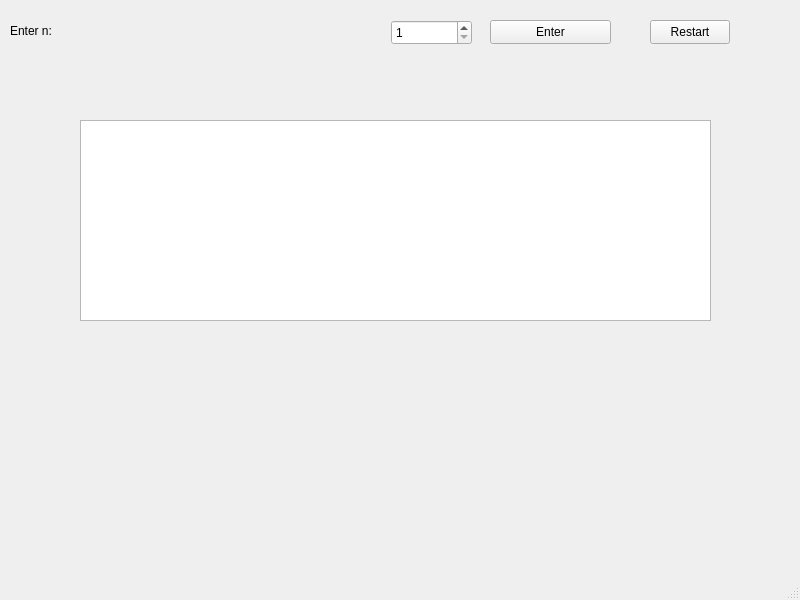
<?xml version="1.0" encoding="UTF-8"?>
<ui version="4.0">
 <class>MainWindow</class>
 <widget class="QMainWindow" name="MainWindow">
  <property name="geometry">
   <rect>
    <x>0</x>
    <y>0</y>
    <width>800</width>
    <height>600</height>
   </rect>
  </property>
  <property name="windowTitle">
   <string>MainWindow</string>
  </property>
  <widget class="QWidget" name="centralwidget">
   <widget class="QSpinBox" name="spinBox">
    <property name="geometry">
     <rect>
      <x>391</x>
      <y>20</y>
      <width>81</width>
      <height>25</height>
     </rect>
    </property>
    <property name="minimum">
     <number>1</number>
    </property>
    <property name="maximum">
     <number>2147483647</number>
    </property>
   </widget>
   <widget class="QPushButton" name="pushButton_enter">
    <property name="geometry">
     <rect>
      <x>490</x>
      <y>20</y>
      <width>121</width>
      <height>24</height>
     </rect>
    </property>
    <property name="text">
     <string>Enter</string>
    </property>
   </widget>
   <widget class="QLabel" name="Message">
    <property name="geometry">
     <rect>
      <x>10</x>
      <y>20</y>
      <width>261</width>
      <height>21</height>
     </rect>
    </property>
    <property name="text">
     <string>Enter n:</string>
    </property>
   </widget>
   <widget class="QPushButton" name="pushButton_restart">
    <property name="geometry">
     <rect>
      <x>650</x>
      <y>20</y>
      <width>80</width>
      <height>24</height>
     </rect>
    </property>
    <property name="text">
     <string>Restart</string>
    </property>
   </widget>
   <widget class="QLabel" name="label_n">
    <property name="geometry">
     <rect>
      <x>80</x>
      <y>80</y>
      <width>121</width>
      <height>16</height>
     </rect>
    </property>
    <property name="text">
     <string/>
    </property>
   </widget>
   <widget class="QTextEdit" name="textEdit">
    <property name="enabled">
     <bool>true</bool>
    </property>
    <property name="geometry">
     <rect>
      <x>80</x>
      <y>120</y>
      <width>631</width>
      <height>201</height>
     </rect>
    </property>
    <property name="autoFillBackground">
     <bool>false</bool>
    </property>
    <property name="readOnly">
     <bool>true</bool>
    </property>
   </widget>
   <widget class="QLabel" name="label_speed">
    <property name="geometry">
     <rect>
      <x>50</x>
      <y>340</y>
      <width>351</width>
      <height>71</height>
     </rect>
    </property>
    <property name="text">
     <string/>
    </property>
   </widget>
   <widget class="QLabel" name="label_ans">
    <property name="geometry">
     <rect>
      <x>40</x>
      <y>440</y>
      <width>401</width>
      <height>51</height>
     </rect>
    </property>
    <property name="text">
     <string/>
    </property>
   </widget>
  </widget>
  <widget class="QMenuBar" name="menubar">
   <property name="geometry">
    <rect>
     <x>0</x>
     <y>0</y>
     <width>800</width>
     <height>22</height>
    </rect>
   </property>
  </widget>
  <widget class="QStatusBar" name="statusbar"/>
 </widget>
 <resources/>
 <connections/>
</ui>
